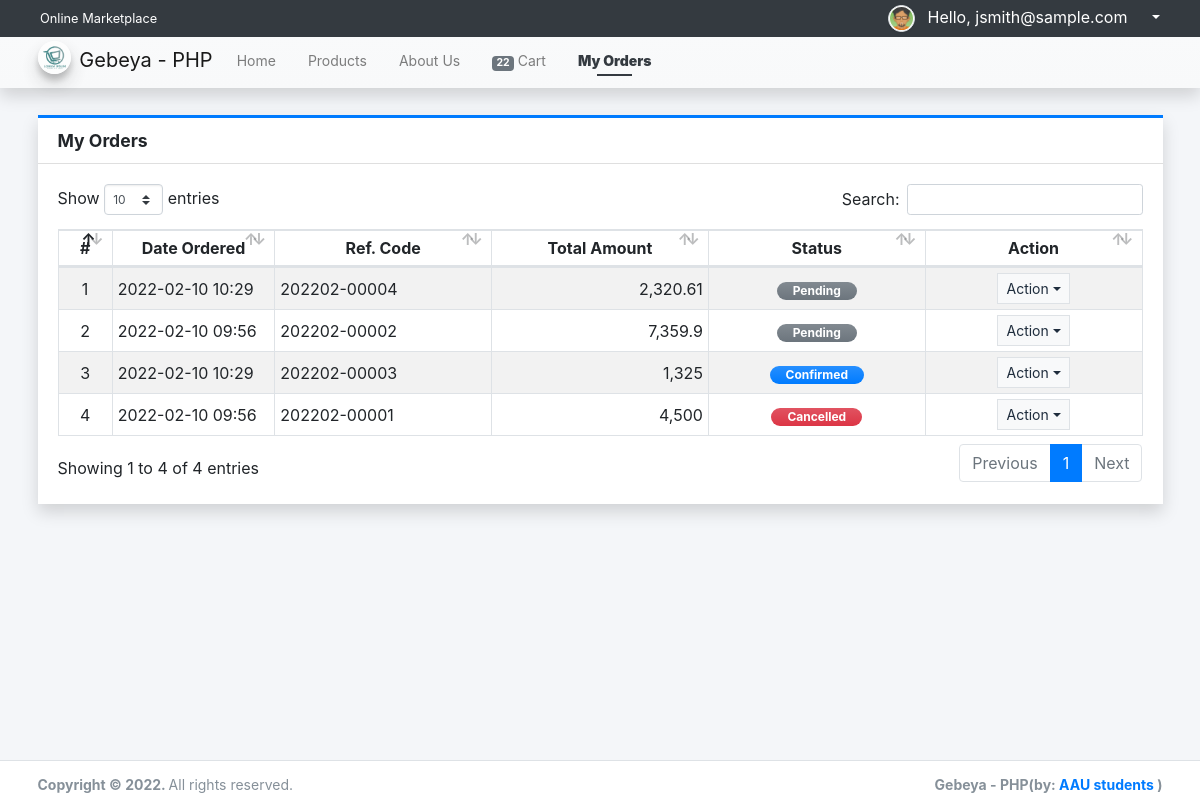
The page /?page=orders/my_orders (signed in) on the database its author committed.
### tables this page shows
CREATE TABLE `order_list` (
  `id` int(30) NOT NULL,
  `code` varchar(100) NOT NULL,
  `client_id` int(30) NOT NULL,
  `vendor_id` int(30) NOT NULL,
  `total_amount` double NOT NULL DEFAULT 0,
  `delivery_address` text NOT NULL,
  `status` tinyint(1) NOT NULL DEFAULT 0,
  `date_created` datetime NOT NULL DEFAULT current_timestamp(),
  `date_updated` datetime DEFAULT NULL ON UPDATE current_timestamp()
);

### classes/DBConnection.php (called while the page is built, shortened)
<?php
class DBConnection{
    private $host = DB_SERVER;
    private $username = DB_USERNAME;
    private $password = DB_PASSWORD;
    private $database = DB_NAME;
    public $conn;
    public function __construct(){
        if (!isset($this->conn)) {
            $this->conn = new mysqli($this->host, $this->username, $this->password, $this->database);
        }
    }
}
?>

### classes/SystemSettings.php (called while the page is built, shortened)
<?php
class SystemSettings extends DBConnection{
	function userdata($field = ''){
		if(!empty($field)){
			if(isset($_SESSION['userdata'][$field]))
				return $_SESSION['userdata'][$field];
			else
				return null;
		}else{
			return false;
		}
	}
}
$_settings = new SystemSettings();
?>

### config.php (called while the page is built, shortened)
<?php
require_once('classes/DBConnection.php');
require_once('classes/SystemSettings.php');
function format_num($number = 0, $max_decimal = ''){
    if(is_numeric($number)){
        $ex = explode('.',$number);
        $dec = isset($ex[1]) ? strlen($ex[1]) : 0;
        if(empty($max_decimal) || (is_numeric($max_decimal) && $max_decimal >= $dec)){
            return number_format($number,$dec);
        }else{
            if(is_numeric($max_decimal))
                return number_format($number,$max_decimal);
            else
                return "Invalid Maximum Decimal";
        }
    }else{
        return "Invalid Number";
    }
}
?>

### orders/my_orders.php (the view, shortened to what this page needs)
<div class="content py-3">
    <div class="card card-outline card-primary rounded-0 shadow">
        <div class="card-header">
            <h5 class="card-title"><b>My Orders</b></h5>
        </div>
        <div class="card-body">
            <div class="w-100 overflow-auto">
            <table class="table table-bordered table-striped">
                <colgroup>
                    <col width="5%">
                    <col width="15%">
                    <col width="20%">
                    <col width="20%">
                    <col width="20%">
                    <col width="20%">
                </colgroup>
                <thead>
                    <tr>
                        <th class="p1 text-center">#</th>
                        <th class="p1 text-center">Date Ordered</th>
                        <th class="p1 text-center">Ref. Code</th>
                        <th class="p1 text-center">Total Amount</th>
                        <th class="p1 text-center">Status</th>
                        <th class="p1 text-center">Action</th>
                    </tr>
                </thead>
                <tbody>
                    <?php
                    $i = 1;
                    $orders = $conn->query("SELECT * FROM `order_list` where client_id = '{$_settings->userdata('id')}' order by `status` asc,unix_timestamp(date_created) desc ");
                    while($row = $orders->fetch_assoc()):
                    ?>
                    <tr>
                        <td class="px-2 py-1 align-middle text-center"><?= $i++; ?></td>
                        <td class="px-2 py-1 align-middle"><?= date("Y-m-d H:i", strtotime($row['date_created'])) ?></td>
                        <td class="px-2 py-1 align-middle"><?= $row['code'] ?></td>
                        <td class="px-2 py-1 align-middle text-right"><?= format_num($row['total_amount']) ?></td>
                        <td class="px-2 py-1 align-middle text-center">
                            <?php
                                switch($row['status']){
                                    case 0:
                                        echo '<span class="badge badge-secondary bg-gradient-secondary px-3 rounded-pill">Pending</span>';
                                        break;
                                    case 1:
                                        echo '<span class="badge badge-primary bg-gradient-primary px-3 rounded-pill">Confirmed</span>';
                                        break;
                                    case 5:
                                        echo '<span class="badge badge-danger bg-gradient-danger px-3 rounded-pill">Cancelled</span>';
                                        break;
                                }
                            ?>
                        </td>
                        <td class="px-2 py-1 align-middle text-center">
                            <button type="button" class="btn btn-flat border btn-light btn-sm dropdown-toggle dropdown-icon" data-toggle="dropdown">
                                Action
                            </button>
                        </td>
                    </tr>
                    <?php endwhile; ?>
                </tbody>
            </table>
            </div>
        </div>
    </div>
</div>

### rows shown on the page
order_list: date_created "2022-02-10 10:29", code "202202-00004", total_amount "2,320.61", status "Pending"
order_list: date_created "2022-02-10 09:56", code "202202-00002", total_amount "7,359.9", status "Pending"
order_list: date_created "2022-02-10 10:29", code "202202-00003", total_amount "1,325", status "Confirmed"
order_list: date_created "2022-02-10 09:56", code "202202-00001", total_amount "4,500", status "Cancelled"

### other values the page prints
$_settings->info('name') "Online Marketplace"
$_settings->userdata('email') "jsmith@sample.com"
$_settings->info('short_name') "Gebeya - PHP"
format_num($cart_count) "22"
